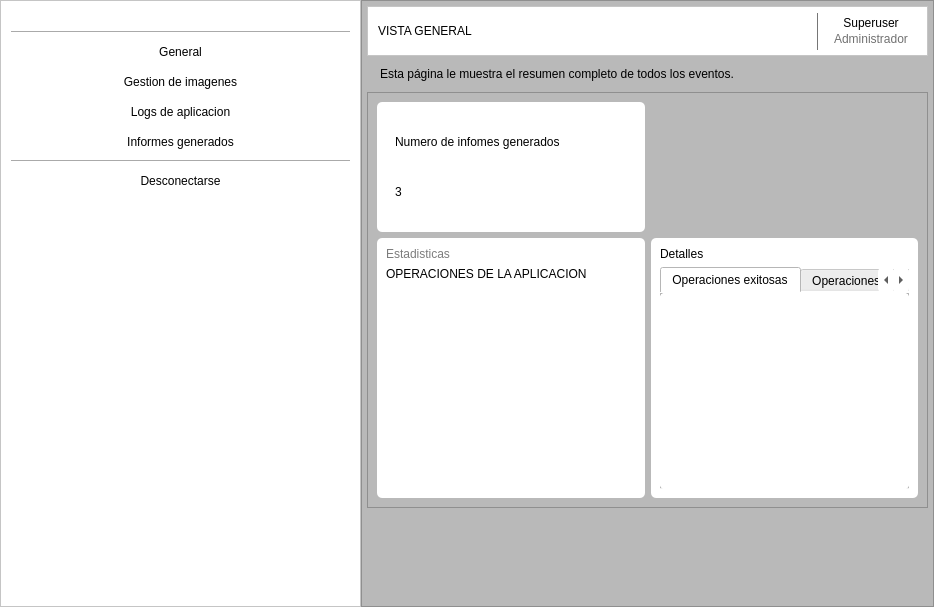
<?xml version="1.0" encoding="UTF-8"?>
<ui version="4.0">
 <class>Form</class>
 <widget class="QWidget" name="Form">
  <property name="geometry">
   <rect>
    <x>0</x>
    <y>0</y>
    <width>934</width>
    <height>607</height>
   </rect>
  </property>
  <property name="windowTitle">
   <string>general</string>
  </property>
  <property name="styleSheet">
   <string notr="true">background-color: rgb(185, 185, 185);</string>
  </property>
  <layout class="QHBoxLayout" name="horizontalLayout" stretch="0,0">
   <property name="spacing">
    <number>0</number>
   </property>
   <property name="sizeConstraint">
    <enum>QLayout::SetMaximumSize</enum>
   </property>
   <property name="leftMargin">
    <number>0</number>
   </property>
   <property name="topMargin">
    <number>0</number>
   </property>
   <property name="rightMargin">
    <number>0</number>
   </property>
   <property name="bottomMargin">
    <number>0</number>
   </property>
   <item>
    <widget class="QFrame" name="frame">
     <property name="sizePolicy">
      <sizepolicy hsizetype="Expanding" vsizetype="Expanding">
       <horstretch>0</horstretch>
       <verstretch>0</verstretch>
      </sizepolicy>
     </property>
     <property name="styleSheet">
      <string notr="true">background-color: rgb(255, 255, 255);
padding: 0 10px</string>
     </property>
     <property name="frameShape">
      <enum>QFrame::StyledPanel</enum>
     </property>
     <property name="frameShadow">
      <enum>QFrame::Raised</enum>
     </property>
     <layout class="QVBoxLayout" name="verticalLayout" stretch="0,0,0,0,0,0,0,0,0">
      <property name="leftMargin">
       <number>0</number>
      </property>
      <property name="topMargin">
       <number>0</number>
      </property>
      <property name="rightMargin">
       <number>0</number>
      </property>
      <property name="bottomMargin">
       <number>0</number>
      </property>
      <item>
       <widget class="QPushButton" name="pushButton">
        <property name="styleSheet">
         <string notr="true">border:none;
margin-top:10px;</string>
        </property>
        <property name="text">
         <string/>
        </property>
        <property name="icon">
         <iconset>
          <normaloff>../resources/images/logo.png</normaloff>../resources/images/logo.png</iconset>
        </property>
        <property name="iconSize">
         <size>
          <width>80</width>
          <height>40</height>
         </size>
        </property>
       </widget>
      </item>
      <item>
       <widget class="Line" name="line">
        <property name="orientation">
         <enum>Qt::Horizontal</enum>
        </property>
       </widget>
      </item>
      <item>
       <widget class="QPushButton" name="general">
        <property name="styleSheet">
         <string notr="true">border:none;
padding:5px 0;
color: rgb(0, 0, 0);</string>
        </property>
        <property name="text">
         <string>General</string>
        </property>
       </widget>
      </item>
      <item>
       <widget class="QPushButton" name="imagenes">
        <property name="styleSheet">
         <string notr="true">border:none;
padding:5px 0;
color: rgb(0, 0, 0);</string>
        </property>
        <property name="text">
         <string>Gestion de imagenes</string>
        </property>
       </widget>
      </item>
      <item>
       <widget class="QPushButton" name="log">
        <property name="styleSheet">
         <string notr="true">border:none;
padding:5px 0;
color: rgb(0, 0, 0);</string>
        </property>
        <property name="text">
         <string>Logs de aplicacion</string>
        </property>
       </widget>
      </item>
      <item>
       <widget class="QPushButton" name="informes">
        <property name="styleSheet">
         <string notr="true">border:none;
padding:5px 0;
color: rgb(0, 0, 0);</string>
        </property>
        <property name="text">
         <string>Informes generados</string>
        </property>
       </widget>
      </item>
      <item>
       <widget class="Line" name="line_2">
        <property name="orientation">
         <enum>Qt::Horizontal</enum>
        </property>
       </widget>
      </item>
      <item>
       <widget class="QPushButton" name="desconectarse">
        <property name="styleSheet">
         <string notr="true">border:none;
padding:5px 0;
color: rgb(0, 0, 0);</string>
        </property>
        <property name="text">
         <string>Desconectarse</string>
        </property>
       </widget>
      </item>
      <item>
       <spacer name="verticalSpacer_2">
        <property name="orientation">
         <enum>Qt::Vertical</enum>
        </property>
        <property name="sizeHint" stdset="0">
         <size>
          <width>20</width>
          <height>40</height>
         </size>
        </property>
       </spacer>
      </item>
     </layout>
    </widget>
   </item>
   <item>
    <widget class="QFrame" name="frame_2">
     <property name="sizePolicy">
      <sizepolicy hsizetype="Preferred" vsizetype="Expanding">
       <horstretch>0</horstretch>
       <verstretch>0</verstretch>
      </sizepolicy>
     </property>
     <property name="frameShape">
      <enum>QFrame::StyledPanel</enum>
     </property>
     <property name="frameShadow">
      <enum>QFrame::Raised</enum>
     </property>
     <layout class="QVBoxLayout" name="verticalLayout_2" stretch="1,1,17,4">
      <property name="sizeConstraint">
       <enum>QLayout::SetDefaultConstraint</enum>
      </property>
      <property name="leftMargin">
       <number>5</number>
      </property>
      <property name="topMargin">
       <number>5</number>
      </property>
      <property name="rightMargin">
       <number>5</number>
      </property>
      <property name="bottomMargin">
       <number>0</number>
      </property>
      <item>
       <widget class="QFrame" name="frame_3">
        <property name="styleSheet">
         <string notr="true">background-color: rgb(255, 255, 255);</string>
        </property>
        <property name="frameShape">
         <enum>QFrame::StyledPanel</enum>
        </property>
        <property name="frameShadow">
         <enum>QFrame::Raised</enum>
        </property>
        <layout class="QHBoxLayout" name="horizontalLayout_2" stretch="0,0,0,0,0">
         <property name="leftMargin">
          <number>10</number>
         </property>
         <property name="topMargin">
          <number>0</number>
         </property>
         <property name="rightMargin">
          <number>10</number>
         </property>
         <property name="bottomMargin">
          <number>0</number>
         </property>
         <item>
          <widget class="QLabel" name="label_3">
           <property name="styleSheet">
            <string notr="true">font: 75 8pt &quot;MS Shell Dlg 2&quot;;
color: rgb(0, 0, 0);</string>
           </property>
           <property name="text">
            <string>VISTA GENERAL</string>
           </property>
          </widget>
         </item>
         <item>
          <spacer name="horizontalSpacer">
           <property name="orientation">
            <enum>Qt::Horizontal</enum>
           </property>
           <property name="sizeHint" stdset="0">
            <size>
             <width>40</width>
             <height>20</height>
            </size>
           </property>
          </spacer>
         </item>
         <item>
          <widget class="QPushButton" name="pushButton_6">
           <property name="styleSheet">
            <string notr="true">border:none;
background:transparent;</string>
           </property>
           <property name="text">
            <string/>
           </property>
           <property name="icon">
            <iconset>
             <normaloff>../resources/svg/bell-solid-black.svg</normaloff>../resources/svg/bell-solid-black.svg</iconset>
           </property>
          </widget>
         </item>
         <item>
          <widget class="Line" name="line_3">
           <property name="styleSheet">
            <string notr="true">color: rgb(118, 118, 118);
margin: 6px 0;</string>
           </property>
           <property name="frameShadow">
            <enum>QFrame::Plain</enum>
           </property>
           <property name="lineWidth">
            <number>1</number>
           </property>
           <property name="midLineWidth">
            <number>1</number>
           </property>
           <property name="orientation">
            <enum>Qt::Vertical</enum>
           </property>
          </widget>
         </item>
         <item>
          <widget class="QWidget" name="widget" native="true">
           <property name="styleSheet">
            <string notr="true">border:none;</string>
           </property>
           <layout class="QVBoxLayout" name="verticalLayout_3">
            <property name="spacing">
             <number>2</number>
            </property>
            <item>
             <widget class="QLabel" name="label_5">
              <property name="styleSheet">
               <string notr="true">color: rgb(0, 0, 0);</string>
              </property>
              <property name="text">
               <string>Superuser</string>
              </property>
              <property name="alignment">
               <set>Qt::AlignCenter</set>
              </property>
             </widget>
            </item>
            <item>
             <widget class="QLabel" name="label_4">
              <property name="styleSheet">
               <string notr="true">color: rgb(113, 113, 113);</string>
              </property>
              <property name="text">
               <string>Administrador</string>
              </property>
              <property name="alignment">
               <set>Qt::AlignCenter</set>
              </property>
             </widget>
            </item>
           </layout>
          </widget>
         </item>
        </layout>
       </widget>
      </item>
      <item>
       <widget class="QLabel" name="label_2">
        <property name="styleSheet">
         <string notr="true">color: rgb(0, 0, 0);
padding:0;
padding-left:10px</string>
        </property>
        <property name="text">
         <string>Esta página le muestra el resumen completo de todos los eventos.</string>
        </property>
       </widget>
      </item>
      <item>
       <widget class="QFrame" name="frame_4">
        <property name="frameShape">
         <enum>QFrame::StyledPanel</enum>
        </property>
        <property name="frameShadow">
         <enum>QFrame::Raised</enum>
        </property>
        <layout class="QGridLayout" name="gridLayout" rowstretch="1,2" columnstretch="1,1">
         <item row="1" column="0">
          <widget class="QFrame" name="frame_6">
           <property name="styleSheet">
            <string notr="true">background-color: rgb(255, 255, 255);
border-radius:5px;</string>
           </property>
           <property name="frameShape">
            <enum>QFrame::StyledPanel</enum>
           </property>
           <property name="frameShadow">
            <enum>QFrame::Raised</enum>
           </property>
           <layout class="QVBoxLayout" name="verticalLayout_4" stretch="0,0,0,4">
            <item>
             <widget class="QLabel" name="label_8">
              <property name="styleSheet">
               <string notr="true">color: rgb(124, 124, 124);
font: 9pt &quot;MS Shell Dlg 2&quot;;</string>
              </property>
              <property name="text">
               <string>Estadisticas</string>
              </property>
             </widget>
            </item>
            <item>
             <widget class="QLabel" name="label_9">
              <property name="styleSheet">
               <string notr="true">color: rgb(0, 0, 0);
font: 75 9pt &quot;MS Shell Dlg 2&quot;;</string>
              </property>
              <property name="lineWidth">
               <number>0</number>
              </property>
              <property name="text">
               <string>OPERACIONES DE LA APLICACION</string>
              </property>
             </widget>
            </item>
            <item>
             <widget class="Line" name="line_4">
              <property name="styleSheet">
               <string notr="true">color: rgb(132, 132, 132);</string>
              </property>
              <property name="midLineWidth">
               <number>0</number>
              </property>
              <property name="orientation">
               <enum>Qt::Horizontal</enum>
              </property>
             </widget>
            </item>
            <item>
             <widget class="QFrame" name="frame_10">
              <property name="frameShape">
               <enum>QFrame::StyledPanel</enum>
              </property>
              <property name="frameShadow">
               <enum>QFrame::Raised</enum>
              </property>
             </widget>
            </item>
           </layout>
          </widget>
         </item>
         <item row="0" column="0">
          <widget class="QFrame" name="frame_5">
           <property name="styleSheet">
            <string notr="true">background-color: rgb(255, 255, 255);
border-radius:5px;</string>
           </property>
           <property name="frameShape">
            <enum>QFrame::StyledPanel</enum>
           </property>
           <property name="frameShadow">
            <enum>QFrame::Raised</enum>
           </property>
           <layout class="QHBoxLayout" name="horizontalLayout_3">
            <item>
             <widget class="QFrame" name="frame_9">
              <property name="frameShape">
               <enum>QFrame::StyledPanel</enum>
              </property>
              <property name="frameShadow">
               <enum>QFrame::Raised</enum>
              </property>
              <layout class="QVBoxLayout" name="verticalLayout_6">
               <item>
                <widget class="QLabel" name="label">
                 <property name="styleSheet">
                  <string notr="true">font: 12pt &quot;MS Shell Dlg 2&quot;;
color: rgb(0, 0, 0);</string>
                 </property>
                 <property name="text">
                  <string>Numero de infomes generados</string>
                 </property>
                </widget>
               </item>
               <item>
                <widget class="QLabel" name="label_6">
                 <property name="styleSheet">
                  <string notr="true">font: 75 18pt &quot;MS Shell Dlg 2&quot;;
color: rgb(0, 0, 0);</string>
                 </property>
                 <property name="text">
                  <string>3</string>
                 </property>
                </widget>
               </item>
              </layout>
             </widget>
            </item>
            <item>
             <widget class="QFrame" name="frame_8">
              <property name="frameShape">
               <enum>QFrame::StyledPanel</enum>
              </property>
              <property name="frameShadow">
               <enum>QFrame::Raised</enum>
              </property>
              <layout class="QVBoxLayout" name="verticalLayout_7">
               <item>
                <widget class="QPushButton" name="pushButton_8">
                 <property name="styleSheet">
                  <string notr="true">border:none;</string>
                 </property>
                 <property name="text">
                  <string/>
                 </property>
                 <property name="icon">
                  <iconset>
                   <normaloff>../resources/images/logo_grafica_informe.png</normaloff>../resources/images/logo_grafica_informe.png</iconset>
                 </property>
                 <property name="iconSize">
                  <size>
                   <width>80</width>
                   <height>90</height>
                  </size>
                 </property>
                </widget>
               </item>
              </layout>
             </widget>
            </item>
           </layout>
          </widget>
         </item>
         <item row="1" column="1">
          <widget class="QFrame" name="frame_7">
           <property name="styleSheet">
            <string notr="true">background-color: rgb(255, 255, 255);
border-radius:5px;</string>
           </property>
           <property name="frameShape">
            <enum>QFrame::StyledPanel</enum>
           </property>
           <property name="frameShadow">
            <enum>QFrame::Raised</enum>
           </property>
           <layout class="QVBoxLayout" name="verticalLayout_5" stretch="0,1">
            <item>
             <widget class="QLabel" name="label_10">
              <property name="styleSheet">
               <string notr="true">font: 75 10pt &quot;MS Shell Dlg 2&quot;;
color: rgb(0, 0, 0);</string>
              </property>
              <property name="text">
               <string>Detalles</string>
              </property>
             </widget>
            </item>
            <item>
             <widget class="QTabWidget" name="tabWidget">
              <property name="styleSheet">
               <string notr="true">color: rgb(0, 0, 0);
background-color: rgb(255, 255, 255);</string>
              </property>
              <property name="currentIndex">
               <number>0</number>
              </property>
              <widget class="QWidget" name="operaciones_exitosas">
               <attribute name="title">
                <string>Operaciones exitosas</string>
               </attribute>
               <layout class="QVBoxLayout" name="verticalLayout_8">
                <property name="leftMargin">
                 <number>0</number>
                </property>
                <property name="topMargin">
                 <number>0</number>
                </property>
                <property name="rightMargin">
                 <number>0</number>
                </property>
                <property name="bottomMargin">
                 <number>0</number>
                </property>
                <item>
                 <widget class="QListView" name="listView">
                  <property name="styleSheet">
                   <string notr="true">color: rgb(0, 0, 0);</string>
                  </property>
                 </widget>
                </item>
               </layout>
              </widget>
              <widget class="QWidget" name="operaciones_fallidas">
               <attribute name="title">
                <string>Operaciones fallidas</string>
               </attribute>
               <layout class="QVBoxLayout" name="verticalLayout_9">
                <property name="leftMargin">
                 <number>0</number>
                </property>
                <property name="topMargin">
                 <number>0</number>
                </property>
                <property name="rightMargin">
                 <number>0</number>
                </property>
                <property name="bottomMargin">
                 <number>0</number>
                </property>
                <item>
                 <widget class="QListWidget" name="listWidget"/>
                </item>
               </layout>
              </widget>
             </widget>
            </item>
           </layout>
          </widget>
         </item>
        </layout>
       </widget>
      </item>
      <item>
       <spacer name="verticalSpacer">
        <property name="orientation">
         <enum>Qt::Vertical</enum>
        </property>
        <property name="sizeType">
         <enum>QSizePolicy::Minimum</enum>
        </property>
        <property name="sizeHint" stdset="0">
         <size>
          <width>20</width>
          <height>20</height>
         </size>
        </property>
       </spacer>
      </item>
     </layout>
    </widget>
   </item>
  </layout>
 </widget>
 <resources/>
 <connections/>
</ui>
